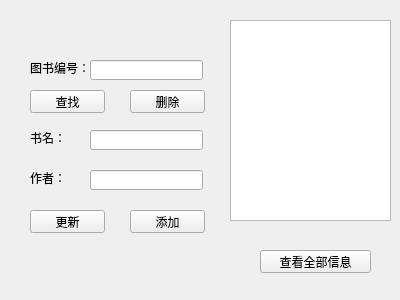
<?xml version="1.0" encoding="UTF-8"?>
<ui version="4.0">
 <class>Widget</class>
 <widget class="QWidget" name="Widget">
  <property name="geometry">
   <rect>
    <x>0</x>
    <y>0</y>
    <width>400</width>
    <height>300</height>
   </rect>
  </property>
  <property name="windowTitle">
   <string>Widget</string>
  </property>
  <widget class="QLabel" name="label">
   <property name="geometry">
    <rect>
     <x>30</x>
     <y>60</y>
     <width>61</width>
     <height>16</height>
    </rect>
   </property>
   <property name="text">
    <string>图书编号：</string>
   </property>
  </widget>
  <widget class="QLineEdit" name="lineEdit">
   <property name="geometry">
    <rect>
     <x>90</x>
     <y>60</y>
     <width>113</width>
     <height>20</height>
    </rect>
   </property>
  </widget>
  <widget class="QPushButton" name="pushButton">
   <property name="geometry">
    <rect>
     <x>30</x>
     <y>90</y>
     <width>75</width>
     <height>23</height>
    </rect>
   </property>
   <property name="text">
    <string>查找</string>
   </property>
  </widget>
  <widget class="QPushButton" name="pushButton_2">
   <property name="geometry">
    <rect>
     <x>130</x>
     <y>90</y>
     <width>75</width>
     <height>23</height>
    </rect>
   </property>
   <property name="text">
    <string>删除</string>
   </property>
  </widget>
  <widget class="QLineEdit" name="lineEdit_2">
   <property name="geometry">
    <rect>
     <x>90</x>
     <y>130</y>
     <width>113</width>
     <height>20</height>
    </rect>
   </property>
  </widget>
  <widget class="QLabel" name="label_2">
   <property name="geometry">
    <rect>
     <x>30</x>
     <y>130</y>
     <width>61</width>
     <height>16</height>
    </rect>
   </property>
   <property name="text">
    <string>书名：</string>
   </property>
  </widget>
  <widget class="QLineEdit" name="lineEdit_3">
   <property name="geometry">
    <rect>
     <x>90</x>
     <y>170</y>
     <width>113</width>
     <height>20</height>
    </rect>
   </property>
  </widget>
  <widget class="QLabel" name="label_3">
   <property name="geometry">
    <rect>
     <x>30</x>
     <y>170</y>
     <width>61</width>
     <height>16</height>
    </rect>
   </property>
   <property name="text">
    <string>作者：</string>
   </property>
  </widget>
  <widget class="QPushButton" name="pushButton_3">
   <property name="geometry">
    <rect>
     <x>130</x>
     <y>210</y>
     <width>75</width>
     <height>23</height>
    </rect>
   </property>
   <property name="text">
    <string>添加</string>
   </property>
  </widget>
  <widget class="QPushButton" name="pushButton_4">
   <property name="geometry">
    <rect>
     <x>30</x>
     <y>210</y>
     <width>75</width>
     <height>23</height>
    </rect>
   </property>
   <property name="text">
    <string>更新</string>
   </property>
  </widget>
  <widget class="QListWidget" name="listWidget">
   <property name="geometry">
    <rect>
     <x>230</x>
     <y>20</y>
     <width>161</width>
     <height>201</height>
    </rect>
   </property>
  </widget>
  <widget class="QPushButton" name="pushButton_5">
   <property name="geometry">
    <rect>
     <x>260</x>
     <y>250</y>
     <width>111</width>
     <height>23</height>
    </rect>
   </property>
   <property name="text">
    <string>查看全部信息</string>
   </property>
  </widget>
 </widget>
 <layoutdefault spacing="6" margin="11"/>
 <resources/>
 <connections/>
</ui>
